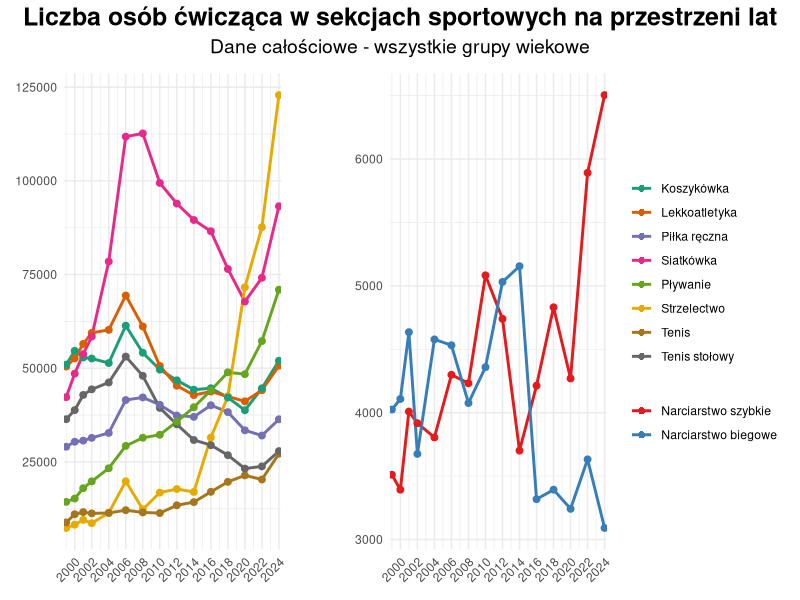

Source code (R):
sport_inne <- read.csv("sport_inne.csv",sep=";")
sport_inne2 <- read.csv("sport_inne2.csv",sep=";")
sport_walki <-read.csv("sport_walki.csv",sep=";")
sport_walki2 <- read.csv("sport_walki2.csv",sep=";")
sport_wodne <- read.csv("sport_wodne.csv",sep=";")
sport_wodne2 <- read.csv("sport_wodne2.csv",sep=";")
sport_zesp <- read.csv("sport_zesp.csv",sep=";")
sport_zesp2 <- read.csv("sport_zesp2.csv",sep=";")
sport_zima <- read.csv("sport_zima.csv",sep=";")
sport_zima2 <- read.csv("sport_zima2.csv",sep=";")

sport_inne <- cbind(sport_inne,sport_inne2)
sport_walki <- cbind(sport_walki,sport_walki2)
sport_wodne <- cbind(sport_wodne,sport_wodne2)
sport_zesp <- cbind(sport_zesp,sport_zesp2)
sport_zima <- cbind(sport_zima,sport_zima2)

library(dplyr)
library(tidyr)
library(ggplot2)
library(patchwork)

process_sport_df <- function(df) {
  
  df[, 3:ncol(df)] <- lapply(df[, 3:ncol(df)], as.numeric)
  df <- df[, -(1:2)]
  df <- df[, !duplicated(colnames(df))]
  
  df %>%
    pivot_longer(
      #ekstracja lat // ~nazw 
      cols = everything(),
      names_to = c("sport","rok"),
      names_pattern = "(.*)\\.ogółem\\.(\\d+).*",
      values_to = "osób_ćwiczących"
    ) %>%
    mutate(rok = as.integer(rok)) %>%
    group_by(sport, rok) %>%
    summarise(osób_ćwiczących = min(osób_ćwiczących, na.rm = TRUE), .groups = "drop")
}

sport_inne_long  <- process_sport_df(sport_inne)  %>% filter(!sport %in% c("jeździectwo","kolarstwo.górskie","kolarstwo.szosowe","kolarstwo.torowe","łucznictwo"))
sport_walki_long <- process_sport_df(sport_walki) %>% filter(!sport %in% c("karate.tradycyjne","szermierka"))
sport_wodne_long <- process_sport_df(sport_wodne) %>% filter(sport == "pływanie")
sport_zesp_long  <- process_sport_df(sport_zesp)  %>% filter(sport != "piłka.nożna..łącznie.z.halową.i.plażową.")
sport_zima_long  <- process_sport_df(sport_zima)

sporty_1 <- rbind(sport_inne_long, sport_zesp_long, sport_wodne_long)

even_years <- seq(2000, 2024, 2)

df1 <- sporty_1 %>%
  filter(!is.na(sport)) %>%
  mutate(
    rok = as.integer(rok),
    sport = droplevels(factor(sport))
  )

df1_data <- df1 %>% filter(!is.na(osób_ćwiczących))
df1_na   <- df1 %>% filter(is.na(osób_ćwiczących))

p1 <- ggplot(df1_data, aes(rok, osób_ćwiczących, color = sport)) +
  geom_line(size = 1) +
  geom_point(size = 2) +
  geom_point(data = df1_na, aes(rok, 0), shape = 4, size = 3) +
  scale_x_continuous(breaks = even_years, limits = c(1999, 2024), expand = expansion(mult = 0.01)) +
  scale_color_manual(
    values = RColorBrewer::brewer.pal(8, "Dark2"), 
    labels = c(
      "piłka.ręczna" = "Piłka ręczna",
      "pływanie" = "Pływanie",
      "koszykówka" = "Koszykówka",
      "lekkoatletyka" = "Lekkoatletyka",
      "piłka.siatkowa..łącznie.z.plażową." = "Siatkówka",
      "strzelectwo.sportowe" = "Strzelectwo",
      "tenis" = "Tenis",
      "tenis.stołowy" = "Tenis stołowy"
    )
  ) +
  guides(
    color = guide_legend(
      override.aes = list(linetype = 1, shape = 16, size = 2)
    )
  ) +
  theme_minimal() +
  theme(
    axis.text.x = element_text(angle = 45, hjust = 1),
    axis.title.x = element_blank(),
    axis.title.y = element_blank(),
    legend.title = element_blank(),
    panel.background = element_rect(fill = "white", color = NA),
    plot.background  = element_rect(fill = "white", color = NA)
  )

df2 <- sport_zima_long %>%
  filter(!is.na(sport)) %>%
  mutate(
    rok = as.integer(rok),
    sport = droplevels(factor(sport))
  )

df2_data <- df2 %>% filter(!is.na(osób_ćwiczących))
df2_na   <- df2 %>% filter(is.na(osób_ćwiczących))

p3 <- ggplot(df2_data, aes(rok, osób_ćwiczących, color = sport)) +
  geom_line(size = 1) +
  geom_point(size = 2) +
  geom_point(data = df2_na, aes(rok, 0), shape = 4, size = 3) +
  scale_x_continuous(breaks = even_years, limits = c(1999, 2024), expand = expansion(mult = 0.01)) +
  scale_color_manual(
    values = RColorBrewer::brewer.pal(8, "Set1"),
    labels = c(
      "narciarstwo.alpejskie" = "Narciarstwo szybkie",
      "narciarstwo.klasyczne" = "Narciarstwo biegowe"
    )
  ) +
  guides(
    color = guide_legend(
      override.aes = list(linetype = 1, shape = 16, size = 2)
    )
  ) +
  theme_minimal() +
  theme(
    axis.text.x = element_text(angle = 45, hjust = 1),
    axis.title.x = element_blank(),
    axis.title.y = element_blank(),
    legend.title = element_blank(),
    panel.background = element_rect(fill = "white", color = NA),
    plot.background  = element_rect(fill = "white", color = NA)
  )


combined_plot <- (p1 | plot_spacer() | p3) +
  plot_layout(guides = "collect", widths = c(1, 0.2, 1)) +
  plot_annotation(
    title = "Liczba osób ćwicząca w sekcjach sportowych na przestrzeni lat",
    subtitle = "Dane całościowe - wszystkie grupy wiekowe",
    theme = theme(
      plot.title = element_text(hjust = 0.5, size = 18, face = "bold"),
      plot.subtitle = element_text(hjust = 0.5, size = 14)
    )
  )

combined_plot

